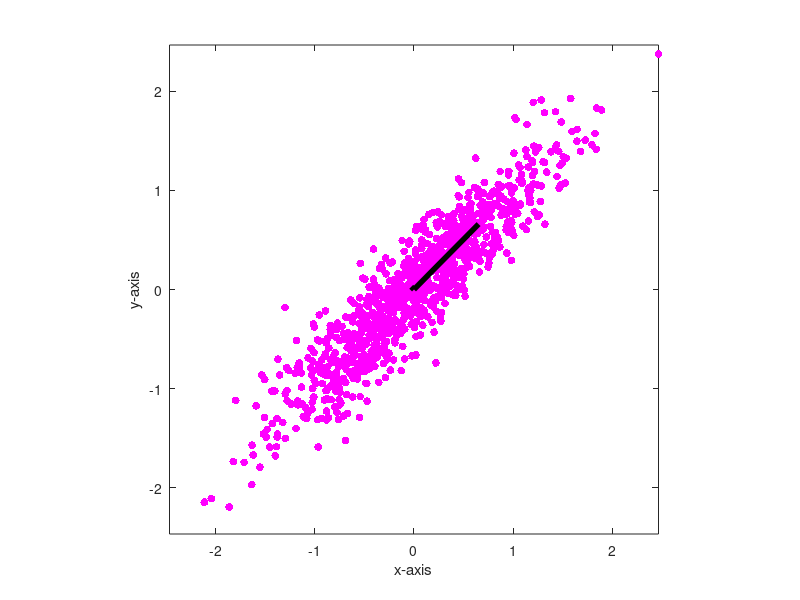

MATLAB code to generate this figure:
%%
%     COURSE: PCA and multivariate neural signal processing
%    SECTION: Dimension reduction with PCA
%      VIDEO: MATLAB: importance of mean-centering for PCA
% Instructor: sincxpress.com
%
%%

% a clear MATLAB workspace is a clear mental workspace
close all; clear, clc

%%

% data
x = [ randn(1000,1) .2*randn(1000,1) ];

% rotation matrix
th = -pi/4;
R1 = [ cos(th) -sin(th); sin(th) cos(th) ];

% rotate data to induce correlation
y = x*R1;


%%% add a mean offset %%%
y(:,1) = y(:,1) + 0;


% PCA of y (correlated data)
covmat = y'*y / (length(y)-1);
[evecs,evals] = eig(covmat);

% (optional) mean-center the data for display
% y = y - mean(y);



% plot the data
figure(1), clf

% plot the data in a scatter plot
plot(y(:,1),y(:,2),'m.','markersize',17)

% plot the eigenvectors
hold on
% plot([0 evecs(1,1)],[0 evecs(2,1)],'k','linew',4)
% plot([0 evecs(1,2)],[0 evecs(2,2)],'k','linew',4)
plot([0 evecs(1,1)]*evals(1),[0 evecs(2,1)]*evals(1),'k','linew',4)
plot([0 evecs(1,2)]*evals(end),[0 evecs(2,2)]*evals(end),'k','linew',4)

% make the plot look nicer
set(gca,'xlim',[-1 1]*max(y(:)),'ylim',[-1 1]*max(y(:)))
xlabel('x-axis'), ylabel('y-axis')
axis square


%%
